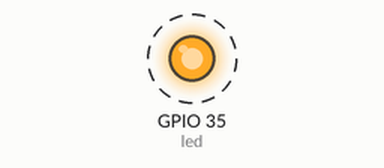
Recording of a program running on a simulated ESP32 board running MicroPython. On the bench: output pins drawn as LEDs (lit = HIGH). Dashed ring = blinking. What the program prints to the serial console is not drawn.

Above: at 0.2 s.
Timing chart, 0 to 3.0 s (numbered marks = the images above):
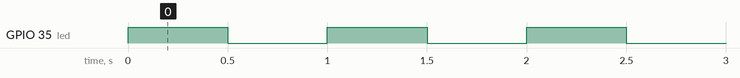

The program:

led_onboard_blink.py
```python
import machine
import time

# Heltec Wifi_Kit_32_v3 = 35
led = machine.Pin(35, machine.Pin.OUT)

while True:
    led.on()
    # led.value(1)
    print("on")
    time.sleep(0.5)

    led.off()
    # led.value(0)
    print("off")
    time.sleep(0.5)
```

Measured:
- by itself, GPIO 35 (led): alternates HIGH for 0.50 s and LOW for 0.50 s
